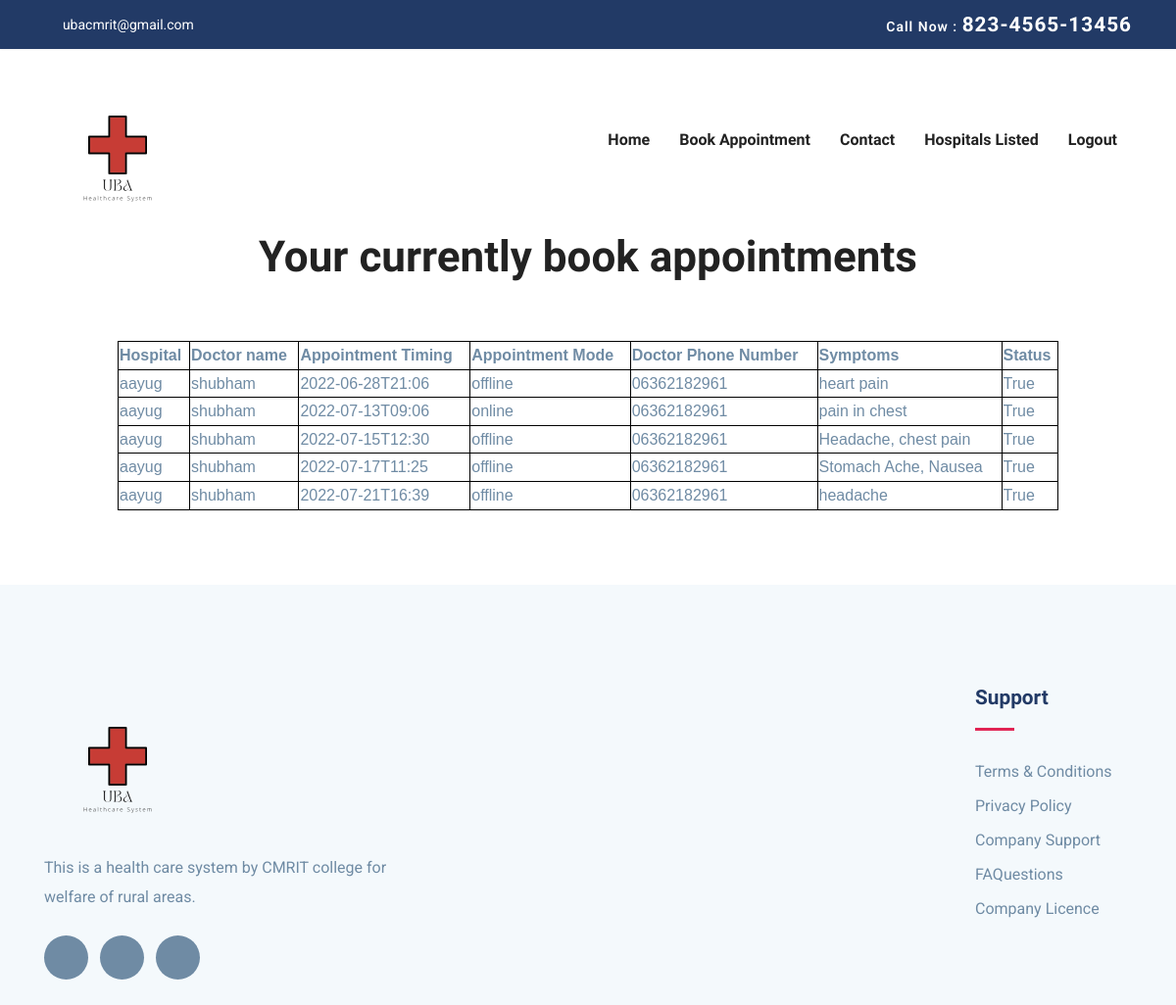
Screenshot of /home (signed in) with the database file from the repository.
### app.py (models this page shows, shortened)
class User(db.Model):
    id = db.Column(db.Integer,autoincrement=True, primary_key=True)
    username = db.Column(db.String(20), unique=True, nullable=False)
    password = db.Column(db.String(20), unique=False, nullable=False)
    email = db.Column(db.String(50), nullable=False)
    phone = db.Column(db.String(13), nullable=False)
    address = db.Column(db.String(100), nullable=True)
    role = db.Column(db.String(20),nullable=False)

class Hospital(db.Model):
    id = db.Column(db.Integer,autoincrement=True,primary_key=True)
    name = db.Column(db.String(50),unique = False, nullable = True)
    phone = db.Column(db.String(20),nullable = False)
    email = db.Column(db.String(50),nullable = False)
    latitude = db.Column(db.String(50),nullable = False)
    longitude = db.Column(db.String(50),nullable = False)
    image = db.Column(db.String(50),nullable = True)
    description = db.Column(db.Text(100),nullable=True)

class appointment(db.Model):
    id = db.Column(db.Integer,autoincrement = True, primary_key = True)
    doctor_id = db.Column(db.String(20),db.ForeignKey(Doctor.id))
    user_id = db.Column(db.String(20),db.ForeignKey(User.id))
    time = db.Column(db.String(20),nullable = False)
    status = db.Column(db.Boolean(),nullable = False)
    mode = db.Column(db.String(20),nullable = True)
    link = db.Column(db.String(50),nullable = True)
    symptoms = db.Column(db.Text(),nullable = True)

### app.py (the view)
@app.route('/home')
def home():
    if('username' in session and session['role']=='User'):
        data = db.session.query(User,appointment,Hospital).filter(appointment.doctor_id == User.id).filter(appointment.doctor_id == Doctor.id).filter(Doctor.hospital == Hospital.id).filter(appointment.user_id==session['id']).all()
        return render_template('user_home.html',data=data)
    elif 'username' in session and session['role']=='Doctor':
        return redirect('/doctorhome')
    elif 'username' in session and session['role']=='Admin':
        return render_template('admin_home.html')
    else:
        return redirect('/')

### templates/user_home.html
{% extends "base.html" %}
{% block content %}
<h2 style="text-align:center">Your currently book appointments</h2>
    <br>
    <br>
<center>
<table style="width: 80%;">
    <tr>
        <th>Hospital</th>
        <th>Doctor name</th>
        <th>Appointment Timing</th>
        <th>Appointment Mode</th>
        <th>Doctor Phone Number</th>
        <th>Symptoms</th>
        <th>Status</th>
    </tr>
    {%for i in data%}
    <tr>
        <td>{{i[2]['name']}}</td>
        <td>{{i[0]['username']}}</td>
        <td>{{i[1]['time']}}</td>
        <td>{{i[1]['mode']}} </td>
        <td>{{i[0]['phone']}}</td>
        <td>{{i[1]['symptoms']}}</td>
        <td>{{i[1]['status']}}</td>
    </tr>
    {%endfor%}
</table>
</center>
<br>
<br>
<br>
{% endblock %}

### templates/base.html (shortened to what this page needs)
<!DOCTYPE html>
<html lang="zxx">
<head>
    <link rel="stylesheet" href="./static/plugins/bootstrap/css/bootstrap.min.css">
    <link rel="stylesheet" href="./static/plugins/icofont/icofont.min.css">
    <link rel="stylesheet" href="./static/plugins/slick-carousel/slick/slick.css">
    <link rel="stylesheet" href="./static/plugins/slick-carousel/slick/slick-theme.css">
    <link rel="stylesheet" href="./static/css/style.css">
</head>
<body id="top">
    <header>
        <div class="header-top-bar">
            <div class="container">
                <div class="row align-items-center">
                    <div class="col-lg-6">
                        <ul class="top-bar-info list-inline-item pl-0 mb-0">
                            <li class="list-inline-item"><a href="mailto:ubacmrit@gmail.com"><i
                                        class="icofont-support-faq mr-2"></i>ubacmrit@gmail.com</a></li>
                        </ul>
                    </div>
                    <div class="col-lg-6">
                        <div class="text-lg-right top-right-bar mt-2 mt-lg-0">
                            <a href="tel:+23-345-67890">
                                <span>Call Now : </span>
                                <span class="h4">823-4565-13456</span>
                            </a>
                        </div>
                    </div>
                </div>
            </div>
        </div>
        <nav class="navbar navbar-expand-lg navigation" id="navbar">
            <div class="container">
                <a class="navbar-brand" href="{{ url_for('home') }}">
                    <img src="./static/images/logo.png" alt="" class="img-fluid">
                </a>
                <div class="collapse navbar-collapse" id="navbarmain">
                    <ul class="navbar-nav ml-auto">
                        <li class="nav-item active">
                            <a class="nav-link" href="{{ url_for('home') }}">Home</a>
                        </li>
                        <li class="nav-item"><a class="nav-link"
                                href="{{ url_for('makeappointment') }}">Book Appointment</a></li>
                        <li class="nav-item"><a class="nav-link" href="#">Contact</a></li>
                        <li class="nav-item"><a class="nav-link" href="{{url_for('allhospital')}}">Hospitals Listed</a></li>
                        <li class="nav-item"><a class="nav-link" href="{{ url_for('logout') }}">Logout</a></li>
                    </ul>
                </div>
            </div>
        </nav>
    </header>
    {% block content %}{% endblock %}
    <footer class="footer section gray-bg">
        <div class="container">
            <div class="row">
                <div class="col-lg-4 mr-auto col-sm-6">
                    <div class="widget mb-5 mb-lg-0">
                        <div class="logo mb-4">
                            <img src="images/logo.png" alt="" class="img-fluid">
                        </div>
                        <p>This is a health care system by CMRIT college for welfare of rural areas.</p>
                        <ul class="list-inline footer-socials mt-4">
                            <li class="list-inline-item"><a href="https://www.facebook.com/themefisher"><i
                                        class="icofont-facebook"></i></a></li>
                            <li class="list-inline-item"><a href="https://twitter.com/themefisher"><i
                                        class="icofont-twitter"></i></a></li>
                            <li class="list-inline-item"><a href="https://www.pinterest.com/themefisher/"><i
                                        class="icofont-linkedin"></i></a></li>
                        </ul>
                    </div>
                </div>
                <div class="col-lg-2 col-md-6 col-sm-6">
                    <div class="widget mb-5 mb-lg-0">
                        <h4 class="text-capitalize mb-3">Support</h4>
                        <div class="divider mb-4"></div>
                        <ul class="list-unstyled footer-menu lh-35">
                            <li><a href="#">Terms & Conditions</a></li>
                            <li><a href="#">Privacy Policy</a></li>
                            <li><a href="#">Company Support </a></li>
                            <li><a href="#">FAQuestions</a></li>
                            <li><a href="#">Company Licence</a></li>
                        </ul>
                    </div>
                </div>
            </div>
        </div>
    </footer>
</body>
</html>

### static/css/style.css (style rules this page uses)
html { overflow-x: hidden; }
body { line-height: 1.6; font-family: "Roboto", sans-serif; -webkit-font-smoothing: antialiased; font-size: 16px; color: #6F8BA4; font-weight: 400; }
h1, .h1, h2, .h2, h3, .h3, h4, .h4, h5, .h5, h6, .h6 { font-family: "Exo", sans-serif; font-weight: 700; color: #222; }
h2, .h2 { font-size: 44px; }
h4, .h4 { font-size: 1.3rem; line-height: 30px; }
p { line-height: 30px; }
.section { padding: 100px 0; }
a { color: #222; text-decoration: none; transition: all .35s ease; }
.gray-bg { background: #f4f9fc; }
#navbarmain { padding: 20px 0px; }
#navbarmain .nav-link { font-weight: 600; padding: 10px 15px; color: #222; font-family: "Exo", sans-serif; text-transform: capitalize; font-size: 16px; transition: all .25s ease; }
.navbar-brand { margin-top: 10px; }
.header-top-bar { background: #223a66; font-size: 14px; padding: 10px 0px; box-shadow: 0 1px 2px rgba(0, 0, 0, 0.05); color: #fff; }
.top-bar-info li a { color: #fff; margin-right: 20px; }
.top-right-bar a span { color: #fff; font-weight: 600; letter-spacing: 1px; }
.divider { width: 40px; height: 5px; background: #e12454; }
.lh-35 { line-height: 35px; }
.footer { padding-bottom: 10px; }
.logo { font-weight: 600; letter-spacing: 1px; }
.widget .divider { height: 3px; }
.widget h4 { color: #223a66; }
.widget .footer-menu a { color: #6F8BA4; }
.footer-socials li a { width: 45px; height: 45px; background: #6F8BA4; color: #fff; display: inline-block; text-align: center; border-radius: 100%; padding-top: 12px; }

### rows the page displays
User: name "aayug", username "shubham", time "2022-06-28T21:06", mode "offline", phone "06362182961", symptoms "heart pain", status "True", time "2022-07-13T09:06", mode "online", symptoms "pain in chest", time "2022-07-15T12:30", symptoms "Headache, chest pain", time "2022-07-17T11:25", symptoms "Stomach Ache, Nausea", time "2022-07-21T16:39", symptoms "headache"
